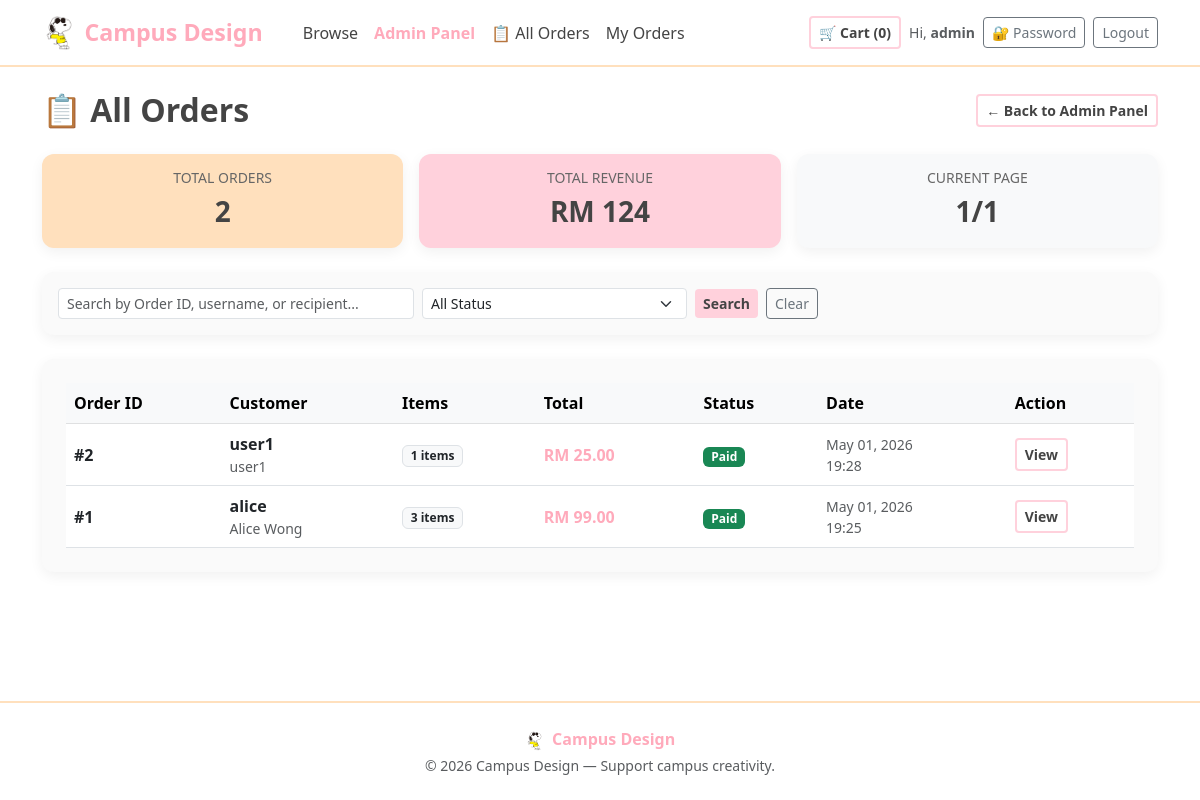
Before: /management/orders/ (signed in) with the older database file.
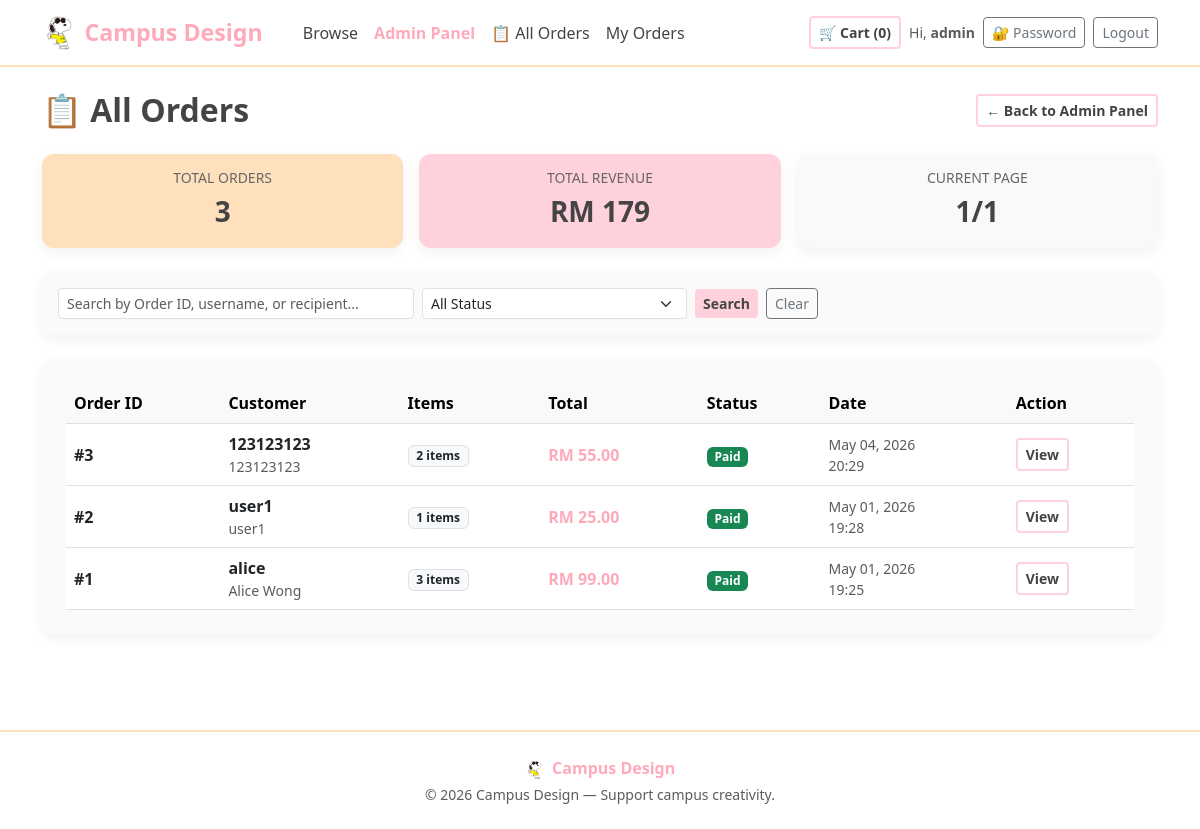
After: the same page with the newer database file.
### shop/models.py (models this page shows, shortened)
class Order(models.Model):
    STATUS_CHOICES = (
        ('pending', 'Pending'),
        ('paid', 'Paid'),
        ('shipped', 'Shipped'),
        ('completed', 'Completed'),
        ('cancelled', 'Cancelled'),
    )
    PAYMENT_CHOICES = (
        ('online', 'Online Payment'),
        ('cash', 'Cash on Delivery'),
        ('transfer', 'Bank Transfer'),
    )
    user = models.ForeignKey(
        User,
        on_delete=models.CASCADE,
        related_name='orders',
        verbose_name='Buyer'
    )
    total_amount = models.DecimalField(
        max_digits=10,
        decimal_places=2,
        verbose_name='Total Amount'
    )
    status = models.CharField(
        max_length=20,
        choices=STATUS_CHOICES,
        default='pending',
        verbose_name='Status'
    )
    payment_method = models.CharField(
        max_length=20,
        choices=PAYMENT_CHOICES,
        default='online',
        verbose_name='Payment Method'
    )
    full_name = models.CharField(
        max_length=200,
        default='',
        verbose_name='Recipient Name'
    )
    email = models.EmailField(
        default='',
        verbose_name='Email'
    )
    address = models.TextField(
        default='',
        verbose_name='Shipping Address'
    )
    phone = models.CharField(
        max_length=20,
        blank=True,
        default='',
        verbose_name='Phone'
    )
    notes = models.TextField(
        blank=True,
        default='',
        verbose_name='Order Notes'
    )
    created_at = models.DateTimeField(
        auto_now_add=True,
        verbose_name='Created At'
    )
    updated_at = models.DateTimeField(
        auto_now=True,
        verbose_name='Updated At'
    )
    class Meta:
        verbose_name = 'Order'
        verbose_name_plural = 'Orders'
        ordering = ['-created_at']

class User(AbstractUser):
    ROLE_CHOICES = (
        ('buyer', 'Buyer'),
        ('seller', 'Seller'),
        ('admin', 'Admin'),
    )
    role = models.CharField(
        max_length=10,
        choices=ROLE_CHOICES,
        default='buyer',
        verbose_name='Role'
    )
    student_id = models.CharField(
        max_length=20,
        blank=True,
        null=True,
        verbose_name='Student ID'
    )
    phone = models.CharField(
        max_length=20,
        blank=True,
        null=True,
        verbose_name='Phone Number'
    )
    avatar = models.ImageField(
        upload_to='avatars/',
        blank=True,
        null=True,
        verbose_name='Avatar'
    )
    bio = models.TextField(
        blank=True,
        default='',
        verbose_name='Bio'
    )
    class Meta:
        verbose_name = 'User'
        verbose_name_plural = 'Users'
        ordering = ['-date_joined']

### shop/views.py (the view)
# urls.py: path('management/orders/',      views.admin_order_history, name='admin_order_history'),
@login_required
@user_passes_test(_is_admin, login_url='/')
def admin_order_history(request):
    orders = Order.objects.all().select_related('user').prefetch_related(
        'items__product', 'items__seller'
    ).order_by('-created_at')
    status = request.GET.get('status', '').strip()
    if status:
        orders = orders.filter(status=status)
    search = request.GET.get('search', '').strip()
    if search:
        orders = orders.filter(
            Q(id__icontains=search) |
            Q(user__username__icontains=search) |
            Q(full_name__icontains=search)
        )
    paginator = Paginator(orders, 15)
    page_obj = paginator.get_page(request.GET.get('page'))
    total_orders = Order.objects.count()
    total_revenue = Order.objects.filter(
        status__in=['paid', 'completed']
    ).aggregate(t=Sum('total_amount'))['t'] or 0
    return render(request, 'admin_panel/order_history.html', {
        'orders': page_obj,
        'page_obj': page_obj,
        'status': status,
        'search': search,
        'status_choices': Order.STATUS_CHOICES,
        'total_orders': total_orders,
        'total_revenue': total_revenue,
        'active_page': 'admin',
    })

### shop/templatetags/cart_tags.py (called while the page is built)
@register.simple_tag
def cart_item_count(user):
    try:
        if user.is_authenticated and hasattr(user, 'cart_items'):
            return user.cart_items.aggregate(total=Sum('quantity'))['total'] or 0
    except Exception:
        pass
    return 0

### shop/views.py (called while the page is built)
def _is_admin(u):
    return u.is_authenticated and u.role == 'admin'

### templates/admin_panel/order_history.html (shortened to what the changed rows need)
{% extends 'base.html' %}
{% block content %}
<div class="container mt-4 pb-5">
    <div class="d-flex flex-wrap justify-content-between align-items-center mb-4">
        <h2 class="fw-bold mb-0">📋 All Orders</h2>
    </div>
    <div class="row g-3 mb-4">
        <div class="col-md-4">
            <div class="card-plain p-3 text-center" style="background:var(--orange);">
                <h6 class="text-uppercase small mb-1" style="color:#666;">Total Orders</h6>
                <p class="fs-3 fw-bold mb-0">{{ total_orders }}</p>
            </div>
        </div>
        <div class="col-md-4">
            <div class="card-plain p-3 text-center" style="background:var(--pink);">
                <h6 class="text-uppercase small mb-1" style="color:#666;">Total Revenue</h6>
                <p class="fs-3 fw-bold mb-0">RM {{ total_revenue }}</p>
            </div>
        </div>
    </div>
    <div class="card-plain p-4" style="background:#FAFAFA;">
        <div class="table-responsive">
            <table class="table align-middle mb-0">
                <thead class="table-light">
                    <tr>
                        <th>Order ID</th>
                        <th>Customer</th>
                        <th>Items</th>
                        <th>Total</th>
                        <th>Status</th>
                        <th>Date</th>
                        <th>Action</th>
                    </tr>
                </thead>
                <tbody>
                    {% for order in orders %}
                    <tr>
                        <td class="fw-bold">#{{ order.id }}</td>
                        <td>
                            <div class="fw-semibold">{{ order.user.username }}</div>
                            <div class="small text-muted">{{ order.full_name }}</div>
                        </td>
                        <td>
                            <span class="badge bg-light text-dark border">{{ order.items.count }} items</span>
                        </td>
                        <td class="fw-bold" style="color:var(--pink-deep);">RM {{ order.total_amount }}</td>
                        <td>
                            {% if order.status == 'paid' %}
                            <span class="badge bg-success">{{ order.get_status_display }}</span>
                            {% elif order.status == 'shipped' %}
                            <span class="badge bg-info">{{ order.get_status_display }}</span>
                            {% elif order.status == 'completed' %}
                            <span class="badge bg-primary">{{ order.get_status_display }}</span>
                            {% elif order.status == 'cancelled' %}
                            <span class="badge bg-danger">{{ order.get_status_display }}</span>
                            {% else %}
                            <span class="badge bg-warning text-dark">{{ order.get_status_display }}</span>
                            {% endif %}
                        </td>
                        <td class="small text-muted">{{ order.created_at|date:"M d, Y" }}<br>{{ order.created_at|date:"H:i" }}</td>
                        <td>
                            <a href="{% url 'order_detail' order.id %}" class="btn btn-outline-pink btn-sm">
                                View
                            </a>
                        </td>
                    </tr>
                    {% endfor %}
                </tbody>
            </table>
        </div>
    </div>
</div>
{% endblock %}

Changed rows visible on the page:
added Order: id "3", user.username "123123123", full_name "123123123", items.count "2", total_amount "55.00", status "Paid", created_at "May 04, 2026", created_at "20:29"
Other visible differences:
{{ total_orders }}: "2" → "3"
{{ total_revenue }}: "124" → "179"
